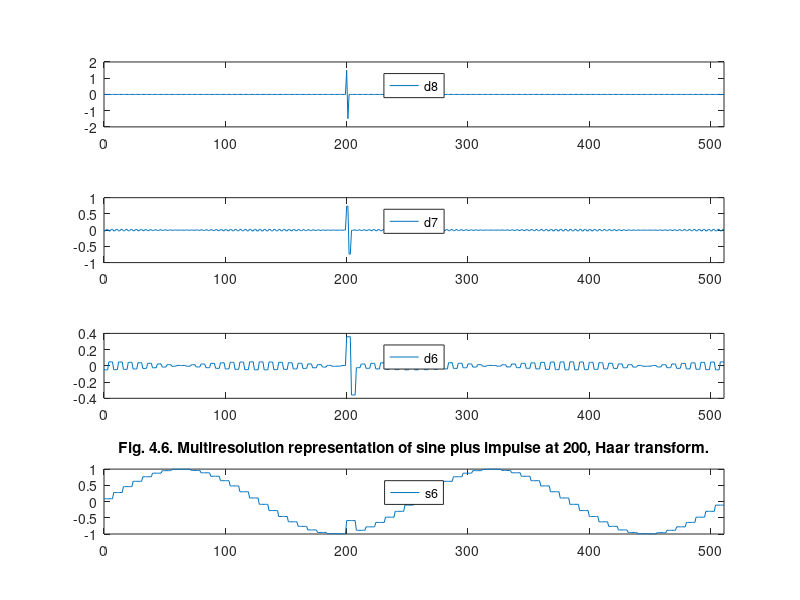

Reproduce this figure in MATLAB.
%% ========================================================================
%% Programmatic octave notes on "Ripples in Mathematics" by A. Jensen
%% and A. la Cour-Harbo written with a deep gratitude to the authors for
%% this wonderful text. I added a few graphs to help me visualize Fig. 4.6.
%% 
%% Reconstruction of graphs on p.29, Ch 04.
%%
%% Author: Vladimir Kulyukin
%% 
%% NB: I have tested this code in Octave, not Matlab.
%%
%% The numbers below were computed by my Java OneDHaar class methods
%% available at https://github.com/VKEDCO/java/blob/master/haar/org.vkedco.wavelets.haar/OneDHaar.java &
%% https://github.com/VKEDCO/java/blob/master/haar/org.vkedco.wavelets.tests/RipplesInMathCh04.java
%% =========================================================================


t = [0:511];

y_fig_4_6_s06_d06_d07_d8_inverted_p29 = [
-0.012270614261456144
0.012270614261456144
-0.012248444636124706
0.012248444636124706
-0.012196767434827796
0.012196767434827796
-0.012115707152469735
0.012115707152469735
-0.012005459070370775
0.012005459070370775
-0.011866288785817247
0.011866288785817247
-0.011698531572214593
0.011698531572214593
-0.011502591571384028
0.011502591571384028
-0.01127894081995004
0.01127894081995004
-0.011028118112162227
0.011028118112162227
-0.010750727701893198
0.010750727701893198
-0.010447437846937746
0.010447437846937746
-0.01011897919912158
0.01011897919912158
-0.009766143044096731
0.009766143044096731
-0.009389779395065634
0.009389779395065634
-0.00899079494502425
0.00899079494502425
-0.008570150882459715
0.008570150882459715
-0.00812886057576273
0.00812886057576273
-0.007667987131934673
0.007667987131934673
-0.007188640835469439
0.007188640835469439
-0.006691976473580885
0.006691976473580885
-0.006179190554219616
0.006179190554219616
-0.005651518423580193
0.005651518423580193
-0.005110231290043676
0.005110231290043676
-0.004556633161726054
0.004556633161726054
-0.003992057705007934
0.003992057705007934
-0.003417865031615452
0.003417865031615452
-0.0028354384219922975
0.0028354384219922975
-0.0022461809928553955
0.0022461809928553955
-0.0016515123169644765
0.0016515123169644765
-0.0010528650032466946
0.0010528650032466946
-4.516812455159225E-4
4.516812455159225E-4
1.5059065189787502E-4
-1.5059065189787502E-4
7.524997632410989E-4
-7.524997632410989E-4
0.0013525960367434808
-0.0013525960367434808
0.0019494337879198962
-0.0019494337879198962
0.0025415751823509303
-0.0025415751823509303
0.003127593699552067
-0.003127593699552067
0.0037060775695861303
-0.0037060775695861303
0.00427563317414098
-0.00427563317414098
0.004834888403878024
-0.004834888403878024
0.005382495963964118
-0.005382495963964118
0.0059171366198217945
-0.0059171366198217945
0.006437522375282444
-0.006437522375282444
0.006942399575480818
-0.006942399575480818
0.007430551927019302
-0.007430551927019302
0.007900803428126213
-0.007900803428126213
0.008352021201746052
-0.008352021201746052
0.00878311822474026
-0.00878311822474026
0.009193055946620954
-0.009193055946620954
0.009580846791509279
-0.009580846791509279
0.009945556537294009
-0.009945556537294009
0.010286306566252512
-0.010286306566252512
0.010602275981718812
-0.010602275981718812
0.010892703585695496
-0.010892703585695496
0.011156889712646058
-0.011156889712646058
0.011394197915050778
-0.011394197915050778
0.011604056496664463
-0.011604056496664463
0.011785959889781955
-0.011785959889781955
0.01193946987319701
-0.01193946987319701
0.012064216627913696
-0.012064216627913696
0.012159899628072728
-0.012159899628072728
0.012226288364946545
-0.012226288364946545
0.01226322290225282
-0.01226322290225282
0.012270614261456099
-0.012270614261456099
0.012248444636124886
-0.012248444636124886
0.012196767434827754
-0.012196767434827754
0.012115707152469693
-0.012115707152469693
0.01200545907037072
-0.01200545907037072
0.011866288785817218
-0.011866288785817218
0.011698531572214538
-0.011698531572214538
0.011502591571384028
-0.011502591571384028
0.011278940819950012
-0.011278940819950012
0.011028118112162422
-0.011028118112162422
0.010750727701893142
-0.010750727701893142
0.01044743784693769
-0.01044743784693769
0.010118979199121692
-0.010118979199121692
0.009766143044096731
-0.009766143044096731
0.009389779395065634
-0.009389779395065634
0.008990794945024194
-0.008990794945024194
0.00857015088245966
-0.00857015088245966
0.008128860575762675
-0.008128860575762675
0.007667987131934617
-0.007667987131934617
0.007188640835469384
-0.007188640835469384
0.00669197647358094
-0.00669197647358094
0.006179190554219671
-0.006179190554219671
0.0056515184235801375
-0.0056515184235801375
0.005110231290043676
-0.005110231290043676
0.00455663316172622
-0.00455663316172622
0.003992057705007934
-0.003992057705007934
0.003417865031615508
-0.003417865031615508
0.0028354384219922424
-0.0028354384219922424
0.0022461809928553955
-0.0022461809928553955
0.0016515123169645873
-0.0016515123169645873
0.0010528650032466391
-0.0010528650032466391
4.516812455159225E-4
-4.516812455159225E-4
-1.5059065189787502E-4
1.5059065189787502E-4
-7.524997632410989E-4
7.524997632410989E-4
-0.0013525960367434253
0.0013525960367434253
-0.0019494337879198407
0.0019494337879198407
1.4878510650192642
-1.4878510650192642
-0.003127593699552011
0.003127593699552011
-0.003706077569586075
0.003706077569586075
-0.004275633174140925
0.004275633174140925
-0.004834888403878024
0.004834888403878024
-0.005382495963964007
0.005382495963964007
-0.0059171366198217945
0.0059171366198217945
-0.006437522375282501
0.006437522375282501
-0.006942399575480762
0.006942399575480762
-0.007430551927019579
0.007430551927019579
-0.007900803428126157
0.007900803428126157
-0.008352021201746052
0.008352021201746052
-0.00878311822474026
0.00878311822474026
-0.009193055946620787
0.009193055946620787
-0.009580846791509279
0.009580846791509279
-0.009945556537294009
0.009945556537294009
-0.010286306566252457
0.010286306566252457
-0.010602275981718812
0.010602275981718812
-0.010892703585695468
0.010892703585695468
-0.011156889712646058
0.011156889712646058
-0.011394197915051196
0.011394197915051196
-0.011604056496664239
0.011604056496664239
-0.011785959889781955
0.011785959889781955
-0.01193946987319701
0.01193946987319701
-0.012064216627913476
0.012064216627913476
-0.012159899628073177
0.012159899628073177
-0.012226288364946545
0.012226288364946545
-0.012263222902252822
0.012263222902252822
-0.012270614261456102
0.012270614261456102
-0.012248444636124664
0.012248444636124664
-0.012196767434827761
0.012196767434827761
-0.012115707152469693
0.012115707152469693
-0.01200545907037072
0.01200545907037072
-0.011866288785817192
0.011866288785817192
-0.011698531572214538
0.011698531572214538
-0.011502591571384002
0.011502591571384002
-0.011278940819950012
0.011278940819950012
-0.011028118112162227
0.011028118112162227
-0.010750727701893142
0.010750727701893142
-0.01044743784693769
0.01044743784693769
-0.01011897919912147
0.01011897919912147
-0.009766143044097064
0.009766143044097064
-0.009389779395065634
0.009389779395065634
-0.00899079494502425
0.00899079494502425
-0.00857015088245966
0.00857015088245966
-0.00812886057576273
0.00812886057576273
-0.007667987131934673
0.007667987131934673
-0.007188640835469384
0.007188640835469384
-0.006691976473580885
0.006691976473580885
-0.006179190554219616
0.006179190554219616
-0.0056515184235801375
0.0056515184235801375
-0.005110231290043621
0.005110231290043621
-0.00455663316172622
0.00455663316172622
-0.003992057705007934
0.003992057705007934
-0.003417865031615508
0.003417865031615508
-0.0028354384219922975
0.0028354384219922975
-0.0022461809928553955
0.0022461809928553955
-0.001651512316964532
0.001651512316964532
-0.0010528650032466391
0.0010528650032466391
-4.516812455159225E-4
4.516812455159225E-4
1.5059065189787502E-4
-1.5059065189787502E-4
7.524997632410989E-4
-7.524997632410989E-4
0.0013525960367434253
-0.0013525960367434253
0.0019494337879199517
-0.0019494337879199517
0.0025415751823510413
-0.0025415751823510413
0.003127593699552178
-0.003127593699552178
0.003706077569585964
-0.003706077569585964
0.004275633174140758
-0.004275633174140758
0.004834888403877857
-0.004834888403877857
0.005382495963963785
-0.005382495963963785
0.0059171366198215725
-0.0059171366198215725
0.006437522375282666
-0.006437522375282666
0.006942399575480984
-0.006942399575480984
0.007430551927019579
-0.007430551927019579
0.00790080342812649
-0.00790080342812649
0.008352021201746329
-0.008352021201746329
0.008783118224740538
-0.008783118224740538
0.009193055946620454
-0.009193055946620454
0.009580846791508946
-0.009580846791508946
0.00994555653729362
-0.00994555653729362
0.010286306566252068
-0.010286306566252068
0.0106022759817192
-0.0106022759817192
0.010892703585695857
-0.010892703585695857
0.011156889712646473
-0.011156889712646473
0.011394197915051169
-0.011394197915051169
0.011604056496664655
-0.011604056496664655
0.011785959889782371
-0.011785959889782371
0.011939469873196579
-0.011939469873196579
0.012064216627913044
-0.012064216627913044
0.012159899628072289
-0.012159899628072289
0.012226288364946103
-0.012226288364946103
0.01226322290225238
-0.01226322290225238
0.012270614261456547
-0.012270614261456547
0.012248444636125105
-0.012248444636125105
0.012196767434828198
-0.012196767434828198
0.012115707152470137
-0.012115707152470137
0.012005459070371163
-0.012005459070371163
0.011866288785817636
-0.011866288785817636
0.011698531572214094
-0.011698531572214094
0.011502591571383584
-0.011502591571383584
0.011278940819949596
-0.011278940819949596
0.011028118112161839
-0.011028118112161839
0.010750727701892754
-0.010750727701892754
0.010447437846938079
-0.010447437846938079
0.010118979199121858
-0.010118979199121858
0.009766143044097064
-0.009766143044097064
0.009389779395065911
-0.009389779395065911
0.008990794945024583
-0.008990794945024583
0.008570150882459326
-0.008570150882459326
0.008128860575762398
-0.008128860575762398
0.007667987131934339
-0.007667987131934339
0.007188640835469107
-0.007188640835469107
0.006691976473580663
-0.006691976473580663
0.006179190554219893
-0.006179190554219893
0.005651518423580304
-0.005651518423580304
0.005110231290043843
-0.005110231290043843
0.00455663316172622
-0.00455663316172622
0.003992057705008045
-0.003992057705008045
0.003417865031615619
-0.003417865031615619
0.0028354384219921864
-0.0028354384219921864
0.0022461809928552845
-0.0022461809928552845
0.0016515123169644206
-0.0016515123169644206
0.0010528650032465836
-0.0010528650032465836
4.5168124551586697E-4
-4.5168124551586697E-4
-1.5059065189787502E-4
1.5059065189787502E-4
-7.524997632410989E-4
7.524997632410989E-4
-0.0013525960367434808
0.0013525960367434808
-0.0019494337879199517
0.0019494337879199517
-0.0025415751823510413
0.0025415751823510413
-0.003127593699552178
0.003127593699552178
-0.003706077569585964
0.003706077569585964
-0.004275633174140758
0.004275633174140758
-0.004834888403877857
0.004834888403877857
-0.005382495963963785
0.005382495963963785
-0.005917136619821517
0.005917136619821517
-0.006437522375282723
0.006437522375282723
-0.006942399575480984
0.006942399575480984
-0.007430551927019524
0.007430551927019524
-0.007900803428126435
0.007900803428126435
-0.008352021201746385
0.008352021201746385
-0.008783118224740594
0.008783118224740594
-0.009193055946620454
0.009193055946620454
-0.009580846791509001
0.009580846791509001
-0.00994555653729362
0.00994555653729362
-0.010286306566252068
0.010286306566252068
-0.0106022759817192
0.0106022759817192
-0.010892703585695857
0.010892703585695857
-0.011156889712646473
0.011156889712646473
-0.011394197915051169
0.011394197915051169
-0.011604056496664655
0.011604056496664655
-0.011785959889782371
0.011785959889782371
-0.011939469873196563
0.011939469873196563
-0.012064216627913044
0.012064216627913044
-0.012159899628072297
0.012159899628072297
-0.012226288364946103
0.012226288364946103
-0.012263222902252376
0.012263222902252376
];

y_fig_4_6_s06_d06_d7_d08_inverted_p29 = [
-0.02452275235104329
-0.02452275235104329
0.02452275235104329
0.02452275235104329
-0.024316136921721535
-0.024316136921721535
0.024316136921721535
0.024316136921721535
-0.023875343801291072
-0.023875343801291072
0.023875343801291072
0.023875343801291072
-0.023204618068463582
-0.023204618068463582
0.023204618068463582
0.023204618068463582
-0.022310419178702225
-0.022310419178702225
0.022310419178702225
0.022310419178702225
-0.021201358756134322
-0.021201358756134322
0.021201358756134322
0.021201358756134322
-0.019888117658903116
-0.019888117658903116
0.019888117658903116
0.019888117658903116
-0.018383343116665687
-0.018383343116665687
0.018383343116665687
0.018383343116665687
-0.016701526930857313
-0.016701526930857313
0.016701526930857313
0.016701526930857313
-0.014858865910721348
-0.014858865910721348
0.014858865910721348
0.014858865910721348
-0.012873105889182864
-0.012873105889182864
0.012873105889182864
0.012873105889182864
-0.010763370820775924
-0.010763370820775924
0.010763370820775924
0.010763370820775924
-0.008549978607508014
-0.008549978607508014
0.008549978607508014
0.008549978607508014
-0.006254245426355946
-0.006254245426355946
0.006254245426355946
0.006254245426355946
-0.003898280442829855
-0.003898280442829855
0.003898280442829855
0.003898280442829855
-0.0015047728876224182
-0.0015047728876224182
0.0015047728876224182
0.0015047728876224182
9.032264530853861E-4
9.032264530853861E-4
-9.032264530853861E-4
-9.032264530853861E-4
0.003302527229296142
0.003302527229296142
-0.003302527229296142
-0.003302527229296142
0.005670022862943709
0.005670022862943709
-0.005670022862943709
-0.005670022862943709
0.007982913076871533
0.007982913076871533
-0.007982913076871533
-0.007982913076871533
0.01021892347396466
0.01021892347396466
-0.01021892347396466
-0.01021892347396466
0.01235652005177181
0.01235652005177181
-0.01235652005177181
-0.01235652005177181
0.014375116586719451
0.014375116586719451
-0.014375116586719451
-0.014375116586719451
0.01625527289069895
0.01625527289069895
-0.01625527289069895
-0.01625527289069895
0.017978882030704843
0.017978882030704843
-0.017978882030704843
-0.017978882030704843
0.019529344708498386
0.019529344708498386
-0.019529344708498386
-0.019529344708498386
0.020891729120923387
0.020891729120923387
-0.020891729120923387
-0.020891729120923387
0.022052914761333194
0.022052914761333194
-0.022052914761333194
-0.022052914761333194
0.023001718777241626
0.023001718777241626
-0.023001718777241626
-0.023001718777241626
0.02372900366730669
0.02372900366730669
-0.02372900366730669
-0.02372900366730669
0.024227765280462915
0.024227765280462915
-0.024227765280462915
-0.024227765280462915
0.024493200269724562
0.024493200269724562
-0.024493200269724562
-0.024493200269724562
0.024522752351043314
0.024522752351043314
-0.024522752351043314
-0.024522752351043314
0.024316136921721458
0.024316136921721458
-0.024316136921721458
-0.024316136921721458
0.023875343801290975
0.023875343801290975
-0.023875343801290975
-0.023875343801290975
0.023204618068463738
0.023204618068463738
-0.023204618068463738
-0.023204618068463738
0.022310419178702304
0.022310419178702304
-0.022310419178702304
-0.022310419178702304
0.021201358756134204
0.021201358756134204
-0.021201358756134204
-0.021201358756134204
0.019888117658903193
0.019888117658903193
-0.019888117658903193
-0.019888117658903193
0.018383343116665844
0.018383343116665844
-0.018383343116665844
-0.018383343116665844
0.016701526930857313
0.016701526930857313
-0.016701526930857313
-0.016701526930857313
0.014858865910721584
0.014858865910721584
-0.014858865910721584
-0.014858865910721584
0.012873105889182708
0.012873105889182708
-0.012873105889182708
-0.012873105889182708
0.010763370820775844
0.010763370820775844
-0.010763370820775844
-0.010763370820775844
0.008549978607508092
0.008549978607508092
-0.008549978607508092
-0.008549978607508092
0.006254245426356024
0.006254245426356024
-0.006254245426356024
-0.006254245426356024
0.003898280442829855
0.003898280442829855
-0.003898280442829855
-0.003898280442829855
0.0015047728876224182
0.0015047728876224182
-0.0015047728876224182
-0.0015047728876224182
-9.032264530853861E-4
-9.032264530853861E-4
9.032264530853861E-4
9.032264530853861E-4
-0.0033025272292962204
-0.0033025272292962204
0.0033025272292962204
0.0033025272292962204
0.7395262972378639
0.7395262972378639
-0.7395262972378639
-0.7395262972378639
-0.007982913076871455
-0.007982913076871455
0.007982913076871455
0.007982913076871455
-0.01021892347396466
-0.01021892347396466
0.01021892347396466
0.01021892347396466
-0.01235652005177181
-0.01235652005177181
0.01235652005177181
0.01235652005177181
-0.014375116586719451
-0.014375116586719451
0.014375116586719451
0.014375116586719451
-0.016255272890698794
-0.016255272890698794
0.016255272890698794
0.016255272890698794
-0.017978882030704805
-0.017978882030704805
0.017978882030704805
0.017978882030704805
-0.0195293447084987
-0.0195293447084987
0.0195293447084987
0.0195293447084987
-0.02089172912092335
-0.02089172912092335
0.02089172912092335
0.02089172912092335
-0.022052914761333
-0.022052914761333
0.022052914761333
0.022052914761333
-0.023001718777241723
-0.023001718777241723
0.023001718777241723
0.023001718777241723
-0.02372900366730671
-0.02372900366730671
0.02372900366730671
0.02372900366730671
-0.024227765280463005
-0.024227765280463005
0.024227765280463005
0.024227765280463005
-0.024493200269724347
-0.024493200269724347
0.024493200269724347
0.024493200269724347
-0.024522752351043207
-0.024522752351043207
0.024522752351043207
0.024522752351043207
-0.02431613692172191
-0.02431613692172191
0.02431613692172191
0.02431613692172191
-0.023875343801290975
-0.023875343801290975
0.023875343801290975
0.023875343801290975
-0.023204618068463523
-0.023204618068463523
0.023204618068463523
0.023204618068463523
-0.02231041917870215
-0.02231041917870215
0.02231041917870215
0.02231041917870215
-0.021201358756134204
-0.021201358756134204
0.021201358756134204
0.021201358756134204
-0.019888117658903234
-0.019888117658903234
0.019888117658903234
0.019888117658903234
-0.018383343116665687
-0.018383343116665687
0.018383343116665687
0.018383343116665687
-0.016701526930857313
-0.016701526930857313
0.016701526930857313
0.016701526930857313
-0.014858865910721584
-0.014858865910721584
0.014858865910721584
0.014858865910721584
-0.012873105889182708
-0.012873105889182708
0.012873105889182708
0.012873105889182708
-0.010763370820775924
-0.010763370820775924
0.010763370820775924
0.010763370820775924
-0.008549978607508092
-0.008549978607508092
0.008549978607508092
0.008549978607508092
-0.006254245426355946
-0.006254245426355946
0.006254245426355946
0.006254245426355946
-0.0038982804428297764
-0.0038982804428297764
0.0038982804428297764
0.0038982804428297764
-0.0015047728876224182
-0.0015047728876224182
0.0015047728876224182
0.0015047728876224182
9.032264530853861E-4
9.032264530853861E-4
-9.032264530853861E-4
-9.032264530853861E-4
0.0033025272292962204
0.0033025272292962204
-0.0033025272292962204
-0.0033025272292962204
0.005670022862943787
0.005670022862943787
-0.005670022862943787
-0.005670022862943787
0.007982913076871375
0.007982913076871375
-0.007982913076871375
-0.007982913076871375
0.010218923473964739
0.010218923473964739
-0.010218923473964739
-0.010218923473964739
0.012356520051771968
0.012356520051771968
-0.012356520051771968
-0.012356520051771968
0.014375116586719451
0.014375116586719451
-0.014375116586719451
-0.014375116586719451
0.016255272890698794
0.016255272890698794
-0.016255272890698794
-0.016255272890698794
0.01797888203070508
0.01797888203070508
-0.01797888203070508
-0.01797888203070508
0.019529344708498424
0.019529344708498424
-0.019529344708498424
-0.019529344708498424
0.02089172912092374
0.02089172912092374
-0.02089172912092374
-0.02089172912092374
0.022052914761333038
0.022052914761333038
-0.022052914761333038
-0.022052914761333038
0.023001718777241546
0.023001718777241546
-0.023001718777241546
-0.023001718777241546
0.0237290036673071
0.0237290036673071
-0.0237290036673071
-0.0237290036673071
0.024227765280462808
0.024227765280462808
-0.024227765280462808
-0.024227765280462808
0.024493200269724347
0.024493200269724347
-0.024493200269724347
-0.024493200269724347
0.0245227523510432
0.0245227523510432
-0.0245227523510432
-0.0245227523510432
0.024316136921721476
0.024316136921721476
-0.024316136921721476
-0.024316136921721476
0.023875343801290975
0.023875343801290975
-0.023875343801290975
-0.023875343801290975
0.023204618068463523
0.023204618068463523
-0.023204618068463523
-0.023204618068463523
0.022310419178702186
0.022310419178702186
-0.022310419178702186
-0.022310419178702186
0.021201358756134676
0.021201358756134676
-0.021201358756134676
-0.021201358756134676
0.019888117658903075
0.019888117658903075
-0.019888117658903075
-0.019888117658903075
0.018383343116665687
0.018383343116665687
-0.018383343116665687
-0.018383343116665687
0.016701526930857233
0.016701526930857233
-0.016701526930857233
-0.016701526930857233
0.014858865910721348
0.014858865910721348
-0.014858865910721348
-0.014858865910721348
0.012873105889183022
0.012873105889183022
-0.012873105889183022
-0.012873105889183022
0.010763370820775844
0.010763370820775844
-0.010763370820775844
-0.010763370820775844
0.008549978607507936
0.008549978607507936
-0.008549978607507936
-0.008549978607507936
0.006254245426356103
0.006254245426356103
-0.006254245426356103
-0.006254245426356103
0.0038982804428297764
0.0038982804428297764
-0.0038982804428297764
-0.0038982804428297764
0.0015047728876223397
0.0015047728876223397
-0.0015047728876223397
-0.0015047728876223397
-9.032264530853861E-4
-9.032264530853861E-4
9.032264530853861E-4
9.032264530853861E-4
-0.003302527229296142
-0.003302527229296142
0.003302527229296142
0.003302527229296142
-0.005670022862943787
-0.005670022862943787
0.005670022862943787
0.005670022862943787
-0.007982913076871455
-0.007982913076871455
0.007982913076871455
0.007982913076871455
-0.01021892347396466
-0.01021892347396466
0.01021892347396466
0.01021892347396466
-0.012356520051771968
-0.012356520051771968
0.012356520051771968
0.012356520051771968
-0.014375116586719451
-0.014375116586719451
0.014375116586719451
0.014375116586719451
-0.016255272890698794
-0.016255272890698794
0.016255272890698794
0.016255272890698794
-0.01797888203070508
-0.01797888203070508
0.01797888203070508
0.01797888203070508
-0.019529344708498347
-0.019529344708498347
0.019529344708498347
0.019529344708498347
-0.020891729120923703
-0.020891729120923703
0.020891729120923703
0.020891729120923703
-0.022052914761333038
-0.022052914761333038
0.022052914761333038
0.022052914761333038
-0.023001718777241567
-0.023001718777241567
0.023001718777241567
0.023001718777241567
-0.0237290036673071
-0.0237290036673071
0.0237290036673071
0.0237290036673071
-0.024227765280462797
-0.024227765280462797
0.024227765280462797
0.024227765280462797
-0.024493200269724347
-0.024493200269724347
0.024493200269724347
0.024493200269724347
];

y_fig_4_6_s06_d6_d07_d08_inverted_p29 = [
-0.04886833903680526
-0.04886833903680526
-0.04886833903680526
-0.04886833903680526
0.04886833903680526
0.04886833903680526
0.04886833903680526
0.04886833903680526
-0.04710835100367523
-0.04710835100367523
-0.04710835100367523
-0.04710835100367523
0.04710835100367523
0.04710835100367523
0.04710835100367523
0.04710835100367523
-0.04353801546014154
-0.04353801546014154
-0.04353801546014154
-0.04353801546014154
0.04353801546014154
0.04353801546014154
0.04353801546014154
0.04353801546014154
-0.03829453839887497
-0.03829453839887497
-0.03829453839887497
-0.03829453839887497
0.03829453839887497
0.03829453839887497
0.03829453839887497
0.03829453839887497
-0.031579423702764224
-0.031579423702764224
-0.031579423702764224
-0.031579423702764224
0.031579423702764224
0.031579423702764224
0.031579423702764224
0.031579423702764224
-0.023650729463701056
-0.023650729463701056
-0.023650729463701056
-0.023650729463701056
0.023650729463701056
0.023650729463701056
0.023650729463701056
0.023650729463701056
-0.014813150954829822
-0.014813150954829822
-0.014813150954829822
-0.014813150954829822
0.014813150954829822
0.014813150954829822
0.014813150954829822
0.014813150954829822
-0.005406311362075144
-0.005406311362075144
-0.005406311362075144
-0.005406311362075144
0.005406311362075144
0.005406311362075144
0.005406311362075144
0.005406311362075144
0.004208289744429771
0.004208289744429771
0.004208289744429771
0.004208289744429771
-0.004208289744429771
-0.004208289744429771
-0.004208289744429771
-0.004208289744429771
0.01366116863609229
0.01366116863609229
0.01366116863609229
0.01366116863609229
-0.01366116863609229
-0.01366116863609229
-0.01366116863609229
-0.01366116863609229
0.02258905647834136
0.02258905647834136
0.02258905647834136
0.02258905647834136
-0.02258905647834136
-0.02258905647834136
-0.02258905647834136
-0.02258905647834136
0.030648859548216608
0.030648859548216608
0.030648859548216608
0.030648859548216608
-0.030648859548216608
-0.030648859548216608
-0.030648859548216608
-0.030648859548216608
0.03753084413373225
0.03753084413373225
0.03753084413373225
0.03753084413373225
-0.03753084413373225
-0.03753084413373225
-0.03753084413373225
-0.03753084413373225
0.042970539426728564
0.042970539426728564
0.042970539426728564
0.042970539426728564
-0.042970539426728564
-0.042970539426728564
-0.042970539426728564
-0.042970539426728564
0.04675890098771187
0.04675890098771187
0.04675890098771187
0.04675890098771187
-0.04675890098771187
-0.04675890098771187
-0.04675890098771187
-0.04675890098771187
0.048750344206431116
0.048750344206431116
0.048750344206431116
0.048750344206431116
-0.048750344206431116
-0.048750344206431116
-0.048750344206431116
-0.048750344206431116
0.04886833903680526
0.04886833903680526
0.04886833903680526
0.04886833903680526
-0.04886833903680526
-0.04886833903680526
-0.04886833903680526
-0.04886833903680526
0.04710835100367516
0.04710835100367516
0.04710835100367516
0.04710835100367516
-0.04710835100367516
-0.04710835100367516
-0.04710835100367516
-0.04710835100367516
0.04353801546014154
0.04353801546014154
0.04353801546014154
0.04353801546014154
-0.04353801546014154
-0.04353801546014154
-0.04353801546014154
-0.04353801546014154
0.03829453839887508
0.03829453839887508
0.03829453839887508
0.03829453839887508
-0.03829453839887508
-0.03829453839887508
-0.03829453839887508
-0.03829453839887508
0.03157942370276428
0.03157942370276428
0.03157942370276428
0.03157942370276428
-0.03157942370276428
-0.03157942370276428
-0.03157942370276428
-0.03157942370276428
0.023650729463701056
0.023650729463701056
0.023650729463701056
0.023650729463701056
-0.023650729463701056
-0.023650729463701056
-0.023650729463701056
-0.023650729463701056
0.014813150954829764
0.014813150954829764
0.014813150954829764
0.014813150954829764
-0.014813150954829764
-0.014813150954829764
-0.014813150954829764
-0.014813150954829764
0.005406311362075144
0.005406311362075144
0.005406311362075144
0.005406311362075144
-0.005406311362075144
-0.005406311362075144
-0.005406311362075144
-0.005406311362075144
-0.004208289744429715
-0.004208289744429715
-0.004208289744429715
-0.004208289744429715
0.004208289744429715
0.004208289744429715
0.004208289744429715
0.004208289744429715
0.3589369914143117
0.3589369914143117
0.3589369914143117
0.3589369914143117
-0.3589369914143117
-0.3589369914143117
-0.3589369914143117
-0.3589369914143117
-0.02258905647834136
-0.02258905647834136
-0.02258905647834136
-0.02258905647834136
0.02258905647834136
0.02258905647834136
0.02258905647834136
0.02258905647834136
-0.030648859548216608
-0.030648859548216608
-0.030648859548216608
-0.030648859548216608
0.030648859548216608
0.030648859548216608
0.030648859548216608
0.030648859548216608
-0.03753084413373236
-0.03753084413373236
-0.03753084413373236
-0.03753084413373236
0.03753084413373236
0.03753084413373236
0.03753084413373236
0.03753084413373236
-0.042970539426728564
-0.042970539426728564
-0.042970539426728564
-0.042970539426728564
0.042970539426728564
0.042970539426728564
0.042970539426728564
0.042970539426728564
-0.04675890098771178
-0.04675890098771178
-0.04675890098771178
-0.04675890098771178
0.04675890098771178
0.04675890098771178
0.04675890098771178
0.04675890098771178
-0.0487503442064313
-0.0487503442064313
-0.0487503442064313
-0.0487503442064313
0.0487503442064313
0.0487503442064313
0.0487503442064313
0.0487503442064313
-0.048868339036805306
-0.048868339036805306
-0.048868339036805306
-0.048868339036805306
0.048868339036805306
0.048868339036805306
0.048868339036805306
0.048868339036805306
-0.047108351003675046
-0.047108351003675046
-0.047108351003675046
-0.047108351003675046
0.047108351003675046
0.047108351003675046
0.047108351003675046
0.047108351003675046
-0.043538015460141404
-0.043538015460141404
-0.043538015460141404
-0.043538015460141404
0.043538015460141404
0.043538015460141404
0.043538015460141404
0.043538015460141404
-0.03829453839887514
-0.03829453839887514
-0.03829453839887514
-0.03829453839887514
0.03829453839887514
0.03829453839887514
0.03829453839887514
0.03829453839887514
-0.03157942370276428
-0.03157942370276428
-0.03157942370276428
-0.03157942370276428
0.03157942370276428
0.03157942370276428
0.03157942370276428
0.03157942370276428
-0.023650729463701
-0.023650729463701
-0.023650729463701
-0.023650729463701
0.023650729463701
0.023650729463701
0.023650729463701
0.023650729463701
-0.014813150954829764
-0.014813150954829764
-0.014813150954829764
-0.014813150954829764
0.014813150954829764
0.014813150954829764
0.014813150954829764
0.014813150954829764
-0.005406311362075255
-0.005406311362075255
-0.005406311362075255
-0.005406311362075255
0.005406311362075255
0.005406311362075255
0.005406311362075255
0.005406311362075255
0.004208289744429715
0.004208289744429715
0.004208289744429715
0.004208289744429715
-0.004208289744429715
-0.004208289744429715
-0.004208289744429715
-0.004208289744429715
0.013661168636092234
0.013661168636092234
0.013661168636092234
0.013661168636092234
-0.013661168636092234
-0.013661168636092234
-0.013661168636092234
-0.013661168636092234
0.022589056478341415
0.022589056478341415
0.022589056478341415
0.022589056478341415
-0.022589056478341415
-0.022589056478341415
-0.022589056478341415
-0.022589056478341415
0.03064885954821644
0.03064885954821644
0.03064885954821644
0.03064885954821644
-0.03064885954821644
-0.03064885954821644
-0.03064885954821644
-0.03064885954821644
0.037530844133732304
0.037530844133732304
0.037530844133732304
0.037530844133732304
-0.037530844133732304
-0.037530844133732304
-0.037530844133732304
-0.037530844133732304
0.042970539426728675
0.042970539426728675
0.042970539426728675
0.042970539426728675
-0.042970539426728675
-0.042970539426728675
-0.042970539426728675
-0.042970539426728675
0.04675890098771192
0.04675890098771192
0.04675890098771192
0.04675890098771192
-0.04675890098771192
-0.04675890098771192
-0.04675890098771192
-0.04675890098771192
0.04875034420643097
0.04875034420643097
0.04875034420643097
0.04875034420643097
-0.04875034420643097
-0.04875034420643097
-0.04875034420643097
-0.04875034420643097
0.04886833903680509
0.04886833903680509
0.04886833903680509
0.04886833903680509
-0.04886833903680509
-0.04886833903680509
-0.04886833903680509
-0.04886833903680509
0.0471083510036755
0.0471083510036755
0.0471083510036755
0.0471083510036755
-0.0471083510036755
-0.0471083510036755
-0.0471083510036755
-0.0471083510036755
0.04353801546014154
0.04353801546014154
0.04353801546014154
0.04353801546014154
-0.04353801546014154
-0.04353801546014154
-0.04353801546014154
-0.04353801546014154
0.038294538398874804
0.038294538398874804
0.038294538398874804
0.038294538398874804
-0.038294538398874804
-0.038294538398874804
-0.038294538398874804
-0.038294538398874804
0.03157942370276406
0.03157942370276406
0.03157942370276406
0.03157942370276406
-0.03157942370276406
-0.03157942370276406
-0.03157942370276406
-0.03157942370276406
0.023650729463701056
0.023650729463701056
0.023650729463701056
0.023650729463701056
-0.023650729463701056
-0.023650729463701056
-0.023650729463701056
-0.023650729463701056
0.014813150954829822
0.014813150954829822
0.014813150954829822
0.014813150954829822
-0.014813150954829822
-0.014813150954829822
-0.014813150954829822
-0.014813150954829822
0.005406311362075199
0.005406311362075199
0.005406311362075199
0.005406311362075199
-0.005406311362075199
-0.005406311362075199
-0.005406311362075199
-0.005406311362075199
-0.004208289744429771
-0.004208289744429771
-0.004208289744429771
-0.004208289744429771
0.004208289744429771
0.004208289744429771
0.004208289744429771
0.004208289744429771
-0.013661168636092234
-0.013661168636092234
-0.013661168636092234
-0.013661168636092234
0.013661168636092234
0.013661168636092234
0.013661168636092234
0.013661168636092234
-0.02258905647834136
-0.02258905647834136
-0.02258905647834136
-0.02258905647834136
0.02258905647834136
0.02258905647834136
0.02258905647834136
0.02258905647834136
-0.03064885954821644
-0.03064885954821644
-0.03064885954821644
-0.03064885954821644
0.03064885954821644
0.03064885954821644
0.03064885954821644
0.03064885954821644
-0.03753084413373236
-0.03753084413373236
-0.03753084413373236
-0.03753084413373236
0.03753084413373236
0.03753084413373236
0.03753084413373236
0.03753084413373236
-0.042970539426728675
-0.042970539426728675
-0.042970539426728675
-0.042970539426728675
0.042970539426728675
0.042970539426728675
0.042970539426728675
0.042970539426728675
-0.04675890098771192
-0.04675890098771192
-0.04675890098771192
-0.04675890098771192
0.04675890098771192
0.04675890098771192
0.04675890098771192
0.04675890098771192
-0.048750344206430964
-0.048750344206430964
-0.048750344206430964
-0.048750344206430964
0.048750344206430964
0.048750344206430964
0.048750344206430964
0.048750344206430964
];

y_fig_4_6_s6_d06_d07_d08_inverted_p29 = [
0.08566170564930468
0.08566170564930468
0.08566170564930468
0.08566170564930468
0.08566170564930468
0.08566170564930468
0.08566170564930468
0.08566170564930468
0.27807947589146526
0.27807947589146526
0.27807947589146526
0.27807947589146526
0.27807947589146526
0.27807947589146526
0.27807947589146526
0.27807947589146526
0.4598108078238835
0.4598108078238835
0.4598108078238835
0.4598108078238835
0.4598108078238835
0.4598108078238835
0.4598108078238835
0.4598108078238835
0.6238718682765019
0.6238718682765019
0.6238718682765019
0.6238718682765019
0.6238718682765019
0.6238718682765019
0.6238718682765019
0.6238718682765019
0.7639578827026285
0.7639578827026285
0.7639578827026285
0.7639578827026285
0.7639578827026285
0.7639578827026285
0.7639578827026285
0.7639578827026285
0.87468542412901
0.87468542412901
0.87468542412901
0.87468542412901
0.87468542412901
0.87468542412901
0.87468542412901
0.87468542412901
0.9517992952353505
0.9517992952353505
0.9517992952353505
0.9517992952353505
0.9517992952353505
0.9517992952353505
0.9517992952353505
0.9517992952353505
0.9923360532009908
0.9923360532009908
0.9923360532009908
0.9923360532009908
0.9923360532009908
0.9923360532009908
0.9923360532009908
0.9923360532009908
0.994737893150587
0.994737893150587
0.994737893150587
0.994737893150587
0.994737893150587
0.994737893150587
0.994737893150587
0.994737893150587
0.9589125137218434
0.9589125137218434
0.9589125137218434
0.9589125137218434
0.9589125137218434
0.9589125137218434
0.9589125137218434
0.9589125137218434
0.8862366641551027
0.8862366641551027
0.8862366641551027
0.8862366641551027
0.8862366641551027
0.8862366641551027
0.8862366641551027
0.8862366641551027
0.7795032365921284
0.7795032365921284
0.7795032365921284
0.7795032365921284
0.7795032365921284
0.7795032365921284
0.7795032365921284
0.7795032365921284
0.6428139367973701
0.6428139367973701
0.6428139367973701
0.6428139367973701
0.6428139367973701
0.6428139367973701
0.6428139367973701
0.6428139367973701
0.4814216579056977
0.4814216579056977
0.4814216579056977
0.4814216579056977
0.4814216579056977
0.4814216579056977
0.4814216579056977
0.4814216579056977
0.30152861468508557
0.30152861468508557
0.30152861468508557
0.30152861468508557
0.30152861468508557
0.30152861468508557
0.30152861468508557
0.30152861468508557
0.11004799590132083
0.11004799590132083
0.11004799590132083
0.11004799590132083
0.11004799590132083
0.11004799590132083
0.11004799590132083
0.11004799590132083
-0.08566170564930455
-0.08566170564930455
-0.08566170564930455
-0.08566170564930455
-0.08566170564930455
-0.08566170564930455
-0.08566170564930455
-0.08566170564930455
-0.2780794758914652
-0.2780794758914652
-0.2780794758914652
-0.2780794758914652
-0.2780794758914652
-0.2780794758914652
-0.2780794758914652
-0.2780794758914652
-0.4598108078238834
-0.4598108078238834
-0.4598108078238834
-0.4598108078238834
-0.4598108078238834
-0.4598108078238834
-0.4598108078238834
-0.4598108078238834
-0.6238718682765018
-0.6238718682765018
-0.6238718682765018
-0.6238718682765018
-0.6238718682765018
-0.6238718682765018
-0.6238718682765018
-0.6238718682765018
-0.7639578827026285
-0.7639578827026285
-0.7639578827026285
-0.7639578827026285
-0.7639578827026285
-0.7639578827026285
-0.7639578827026285
-0.7639578827026285
-0.87468542412901
-0.87468542412901
-0.87468542412901
-0.87468542412901
-0.87468542412901
-0.87468542412901
-0.87468542412901
-0.87468542412901
-0.9517992952353505
-0.9517992952353505
-0.9517992952353505
-0.9517992952353505
-0.9517992952353505
-0.9517992952353505
-0.9517992952353505
-0.9517992952353505
-0.9923360532009908
-0.9923360532009908
-0.9923360532009908
-0.9923360532009908
-0.9923360532009908
-0.9923360532009908
-0.9923360532009908
-0.9923360532009908
-0.994737893150587
-0.994737893150587
-0.994737893150587
-0.994737893150587
-0.994737893150587
-0.994737893150587
-0.994737893150587
-0.994737893150587
-0.5863143536714398
-0.5863143536714398
-0.5863143536714398
-0.5863143536714398
-0.5863143536714398
-0.5863143536714398
-0.5863143536714398
-0.5863143536714398
-0.8862366641551027
-0.8862366641551027
-0.8862366641551027
-0.8862366641551027
-0.8862366641551027
-0.8862366641551027
-0.8862366641551027
-0.8862366641551027
-0.7795032365921284
-0.7795032365921284
-0.7795032365921284
-0.7795032365921284
-0.7795032365921284
-0.7795032365921284
-0.7795032365921284
-0.7795032365921284
-0.6428139367973703
-0.6428139367973703
-0.6428139367973703
-0.6428139367973703
-0.6428139367973703
-0.6428139367973703
-0.6428139367973703
-0.6428139367973703
-0.4814216579056979
-0.4814216579056979
-0.4814216579056979
-0.4814216579056979
-0.4814216579056979
-0.4814216579056979
-0.4814216579056979
-0.4814216579056979
-0.3015286146850856
-0.3015286146850856
-0.3015286146850856
-0.3015286146850856
-0.3015286146850856
-0.3015286146850856
-0.3015286146850856
-0.3015286146850856
-0.11004799590132092
-0.11004799590132092
-0.11004799590132092
-0.11004799590132092
-0.11004799590132092
-0.11004799590132092
-0.11004799590132092
-0.11004799590132092
0.08566170564930438
0.08566170564930438
0.08566170564930438
0.08566170564930438
0.08566170564930438
0.08566170564930438
0.08566170564930438
0.08566170564930438
0.2780794758914649
0.2780794758914649
0.2780794758914649
0.2780794758914649
0.2780794758914649
0.2780794758914649
0.2780794758914649
0.2780794758914649
0.4598108078238835
0.4598108078238835
0.4598108078238835
0.4598108078238835
0.4598108078238835
0.4598108078238835
0.4598108078238835
0.4598108078238835
0.6238718682765018
0.6238718682765018
0.6238718682765018
0.6238718682765018
0.6238718682765018
0.6238718682765018
0.6238718682765018
0.6238718682765018
0.7639578827026285
0.7639578827026285
0.7639578827026285
0.7639578827026285
0.7639578827026285
0.7639578827026285
0.7639578827026285
0.7639578827026285
0.87468542412901
0.87468542412901
0.87468542412901
0.87468542412901
0.87468542412901
0.87468542412901
0.87468542412901
0.87468542412901
0.9517992952353505
0.9517992952353505
0.9517992952353505
0.9517992952353505
0.9517992952353505
0.9517992952353505
0.9517992952353505
0.9517992952353505
0.9923360532009906
0.9923360532009906
0.9923360532009906
0.9923360532009906
0.9923360532009906
0.9923360532009906
0.9923360532009906
0.9923360532009906
0.994737893150587
0.994737893150587
0.994737893150587
0.994737893150587
0.994737893150587
0.994737893150587
0.994737893150587
0.994737893150587
0.9589125137218437
0.9589125137218437
0.9589125137218437
0.9589125137218437
0.9589125137218437
0.9589125137218437
0.9589125137218437
0.9589125137218437
0.8862366641551027
0.8862366641551027
0.8862366641551027
0.8862366641551027
0.8862366641551027
0.8862366641551027
0.8862366641551027
0.8862366641551027
0.7795032365921286
0.7795032365921286
0.7795032365921286
0.7795032365921286
0.7795032365921286
0.7795032365921286
0.7795032365921286
0.7795032365921286
0.6428139367973703
0.6428139367973703
0.6428139367973703
0.6428139367973703
0.6428139367973703
0.6428139367973703
0.6428139367973703
0.6428139367973703
0.48142165790569785
0.48142165790569785
0.48142165790569785
0.48142165790569785
0.48142165790569785
0.48142165790569785
0.48142165790569785
0.48142165790569785
0.3015286146850859
0.3015286146850859
0.3015286146850859
0.3015286146850859
0.3015286146850859
0.3015286146850859
0.3015286146850859
0.3015286146850859
0.11004799590132115
0.11004799590132115
0.11004799590132115
0.11004799590132115
0.11004799590132115
0.11004799590132115
0.11004799590132115
0.11004799590132115
-0.08566170564930446
-0.08566170564930446
-0.08566170564930446
-0.08566170564930446
-0.08566170564930446
-0.08566170564930446
-0.08566170564930446
-0.08566170564930446
-0.27807947589146487
-0.27807947589146487
-0.27807947589146487
-0.27807947589146487
-0.27807947589146487
-0.27807947589146487
-0.27807947589146487
-0.27807947589146487
-0.45981080782388317
-0.45981080782388317
-0.45981080782388317
-0.45981080782388317
-0.45981080782388317
-0.45981080782388317
-0.45981080782388317
-0.45981080782388317
-0.6238718682765015
-0.6238718682765015
-0.6238718682765015
-0.6238718682765015
-0.6238718682765015
-0.6238718682765015
-0.6238718682765015
-0.6238718682765015
-0.7639578827026285
-0.7639578827026285
-0.7639578827026285
-0.7639578827026285
-0.7639578827026285
-0.7639578827026285
-0.7639578827026285
-0.7639578827026285
-0.87468542412901
-0.87468542412901
-0.87468542412901
-0.87468542412901
-0.87468542412901
-0.87468542412901
-0.87468542412901
-0.87468542412901
-0.9517992952353505
-0.9517992952353505
-0.9517992952353505
-0.9517992952353505
-0.9517992952353505
-0.9517992952353505
-0.9517992952353505
-0.9517992952353505
-0.9923360532009906
-0.9923360532009906
-0.9923360532009906
-0.9923360532009906
-0.9923360532009906
-0.9923360532009906
-0.9923360532009906
-0.9923360532009906
-0.994737893150587
-0.994737893150587
-0.994737893150587
-0.994737893150587
-0.994737893150587
-0.994737893150587
-0.994737893150587
-0.994737893150587
-0.9589125137218437
-0.9589125137218437
-0.9589125137218437
-0.9589125137218437
-0.9589125137218437
-0.9589125137218437
-0.9589125137218437
-0.9589125137218437
-0.886236664155103
-0.886236664155103
-0.886236664155103
-0.886236664155103
-0.886236664155103
-0.886236664155103
-0.886236664155103
-0.886236664155103
-0.7795032365921286
-0.7795032365921286
-0.7795032365921286
-0.7795032365921286
-0.7795032365921286
-0.7795032365921286
-0.7795032365921286
-0.7795032365921286
-0.6428139367973705
-0.6428139367973705
-0.6428139367973705
-0.6428139367973705
-0.6428139367973705
-0.6428139367973705
-0.6428139367973705
-0.6428139367973705
-0.4814216579056979
-0.4814216579056979
-0.4814216579056979
-0.4814216579056979
-0.4814216579056979
-0.4814216579056979
-0.4814216579056979
-0.4814216579056979
-0.301528614685086
-0.301528614685086
-0.301528614685086
-0.301528614685086
-0.301528614685086
-0.301528614685086
-0.301528614685086
-0.301528614685086
-0.11004799590132126
-0.11004799590132126
-0.11004799590132126
-0.11004799590132126
-0.11004799590132126
-0.11004799590132126
-0.11004799590132126
-0.11004799590132126
];

figure;
subplot(4, 1, 1);
plot(t, y_fig_4_6_s06_d06_d07_d8_inverted_p29);
xlim([0 511]);
ylim([-2 2]);
legend('d8', 'location', 'north');
subplot(4, 1, 2);
plot(t, y_fig_4_6_s06_d06_d7_d08_inverted_p29);
xlim([0 511]);
ylim([-1 1]);
legend('d7', 'location', 'north');
subplot(4, 1, 3);
plot(t, y_fig_4_6_s06_d6_d07_d08_inverted_p29);
xlim([0 511]);
legend('d6', 'location', 'north');
subplot(4, 1, 4);
plot(t, y_fig_4_6_s6_d06_d07_d08_inverted_p29);
xlim([0 511]);
ylim([-1 1]);
legend('s6', 'location', 'north');
title('Fig. 4.6. Multiresolution representation of sine plus impulse at 200, Haar transform.');
